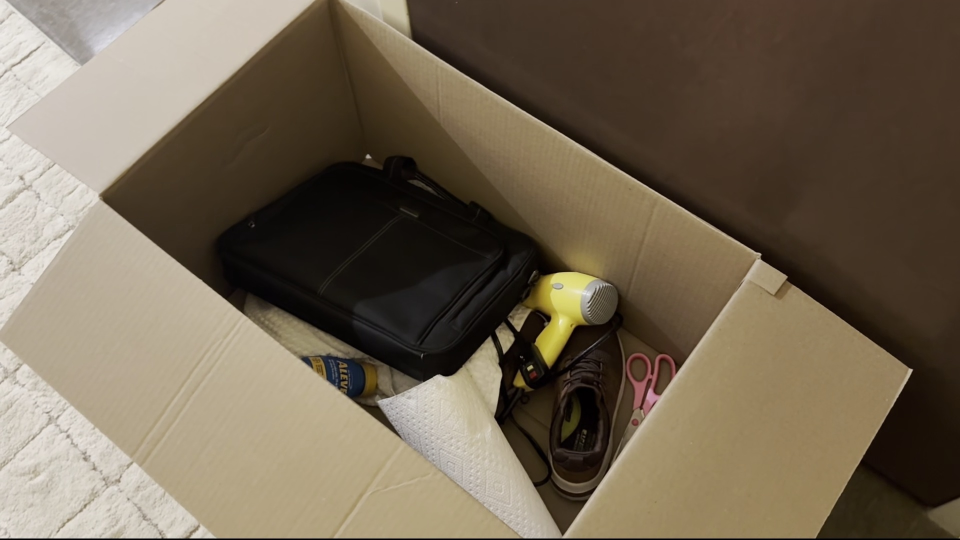
#> input picture data/exit_crops/exit_10_56.jpg, 1920 x 1080 px (shown at 1/2 size)
$ python -i image_preprocessor.py   (imports and definitions only)   (older library calls are emulated)
#> lines starting #> are read from the running program, lines starting #| are printed output that depends on the picture
##############################################
# @Author: Peter Nolan
# @Document: 'image_preprocessor.py'
#
# Description:
# Image preprocessing pipeline to improve YOLO detection quality.
# Applies sharpening, contrast enhancement, denoising, and other
# techniques to make objects more detectable.
#
##############################################

import cv2
import numpy as np
from typing import Optional, Tuple


class ImagePreprocessor:
    """
    Preprocesses images to improve YOLO detection quality.

    Techniques:
    - Sharpening (enhances edges)
    - Contrast enhancement (CLAHE)
    - Denoising (reduces noise)
    - Brightness/gamma correction
    - Upscaling (for small objects)
    """

    def __init__(self,
                 sharpen: bool = True,
                 enhance_contrast: bool = True,
                 denoise: bool = True,
                 auto_brightness: bool = True,
                 upscale_factor: float = 1.0):
        """
        Initialize preprocessor

        Args:
            sharpen: Apply unsharp masking for edge enhancement
            enhance_contrast: Apply CLAHE (Contrast Limited Adaptive Histogram Equalization)
            denoise: Apply denoising filter
            auto_brightness: Auto-adjust brightness/gamma
            upscale_factor: Upscale image (e.g., 1.5 = 150% size) - helps with small objects
        """
        self.sharpen = sharpen
        self.enhance_contrast = enhance_contrast
        self.denoise = denoise
        self.auto_brightness = auto_brightness
        self.upscale_factor = upscale_factor

    def preprocess(self, frame: np.ndarray) -> np.ndarray:
        """
        Apply full preprocessing pipeline

        Args:
            frame: Input BGR image

        Returns:
            Preprocessed BGR image
        """
        processed = frame.copy()

        # 1. Upscale if needed (do first to preserve detail)
        if self.upscale_factor > 1.0:
            processed = self._upscale(processed)

        # 2. Denoise (reduces noise before other operations)
        if self.denoise:
            processed = self._denoise(processed)

        # 3. Auto brightness/gamma correction
        if self.auto_brightness:
            processed = self._auto_brightness(processed)

        # 4. Contrast enhancement (CLAHE)
        if self.enhance_contrast:
            processed = self._enhance_contrast(processed)

        # 5. Sharpening (do last to enhance final edges)
        if self.sharpen:
            processed = self._sharpen(processed)

        return processed

    # ========================================
    # Individual preprocessing techniques
    # ========================================

    def _sharpen(self, frame: np.ndarray, strength: float = 1.5) -> np.ndarray:
        """
        Unsharp masking - makes edges crisp and objects more distinct

        Args:
            frame: Input image
            strength: Sharpening strength (1.0-3.0, higher = sharper)
        """
        # Create Gaussian blur
        blurred = cv2.GaussianBlur(frame, (0, 0), 3.0)

        # Subtract blur from original and add back
        sharpened = cv2.addWeighted(frame, 1.0 + strength, blurred, -strength, 0)

        return sharpened

    def _enhance_contrast(self, frame: np.ndarray) -> np.ndarray:
        """
        CLAHE - Adaptive histogram equalization
        Makes objects stand out from background
        """
        # Convert to LAB color space
        lab = cv2.cvtColor(frame, cv2.COLOR_BGR2LAB)
        l, a, b = cv2.split(lab)

        # Apply CLAHE to L channel
        clahe = cv2.createCLAHE(clipLimit=2.0, tileGridSize=(8, 8))
        l_enhanced = clahe.apply(l)

        # Merge and convert back
        lab_enhanced = cv2.merge([l_enhanced, a, b])
        enhanced = cv2.cvtColor(lab_enhanced, cv2.COLOR_LAB2BGR)

        return enhanced

    def _denoise(self, frame: np.ndarray) -> np.ndarray:
        """
        Non-local means denoising
        Reduces camera noise while preserving edges
        """
        denoised = cv2.fastNlMeansDenoisingColored(
            frame,
            None,
            h=10,           # Filter strength (10 is good for typical noise)
            hColor=10,      # Color component filter strength
            templateWindowSize=7,
            searchWindowSize=21
        )
        return denoised

    def _auto_brightness(self, frame: np.ndarray) -> np.ndarray:
        """
        Auto-adjust brightness using gamma correction
        Helps with underexposed or overexposed images
        """
        # Convert to grayscale to measure brightness
        gray = cv2.cvtColor(frame, cv2.COLOR_BGR2GRAY)
        mean_brightness = np.mean(gray)

        # Target brightness (128 = middle gray)
        target = 128

        if abs(mean_brightness - target) < 20:
            # Already well-exposed
            return frame

        # Calculate gamma correction factor
        # Gamma < 1 brightens, Gamma > 1 darkens
        gamma = np.log(target / 255) / np.log(mean_brightness / 255)

        # Clamp gamma to reasonable range
        gamma = np.clip(gamma, 0.5, 2.0)

        # Build lookup table
        inv_gamma = 1.0 / gamma
        table = np.array([
            ((i / 255.0) ** inv_gamma) * 255
            for i in range(256)
        ]).astype("uint8")

        # Apply gamma correction
        corrected = cv2.LUT(frame, table)

        return corrected

    # [147 lines left out: functions _upscale, apply_edge_enhancement, apply_color_pop, get_preset_config, enhance_for_detection, not called in this run]

>>> import cv2
>>> picture = cv2.imread('../../data/exit_crops/exit_10_56.jpg')
#> picture is the input picture: shape (1080, 1920, 3); mean B, G, R 83.3, 102.1, 115
>>> result = ImagePreprocessor().preprocess(picture)
#> in _auto_brightness, `gray = cv2.cvtColor(frame, cv2.COLOR_BGR2GRAY)`:
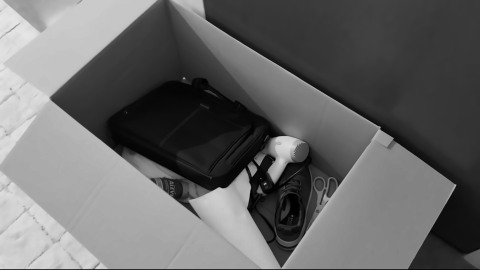
#> gray: shape (1080, 1920) (shown at 1/4 size); min 0, max 232, mean 103.6
#> in _auto_brightness, `mean_brightness = np.mean(gray)`: mean_brightness = 103.6
#> in _auto_brightness, `gamma = np.log(target / 255) / np.log(mean_brightness / 255)`: gamma = 0.765
#> in _auto_brightness, `inv_gamma = 1.0 / gamma`: inv_gamma = 1.31
#> in _auto_brightness, `table = np.array([ ((i / 255.0) ** inv_gamma) * 255 for i in range(256..`: table = 256 values from 0 to 255
#> in _auto_brightness, `corrected = cv2.LUT(frame, table)`:
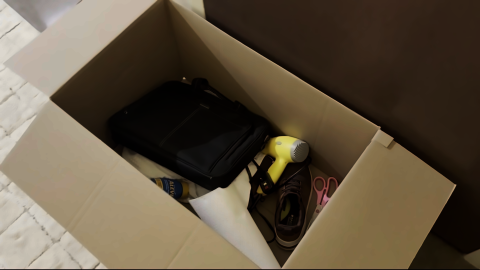
#> corrected: shape (1080, 1920, 3) (shown at 1/4 size); mean B, G, R 65.1, 83.2, 96
#> in _enhance_contrast, `l, a, b = cv2.split(lab)`:
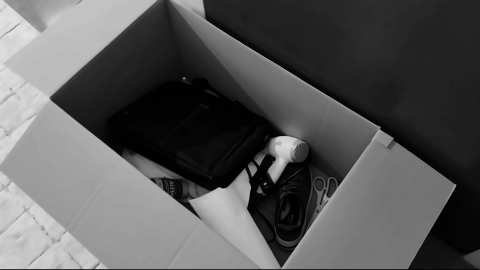
#> l: shape (1080, 1920) (shown at 1/4 size); min 0, max 229, mean 88.7
#> in _enhance_contrast, `l, a, b = cv2.split(lab)`:
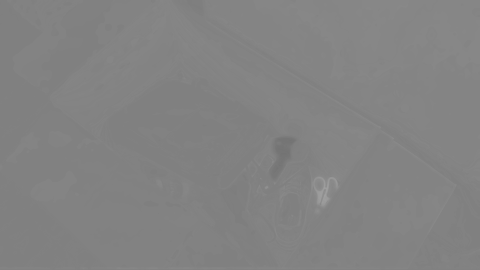
#> a: shape (1080, 1920) (shown at 1/4 size); min 114, max 163, mean 130.6
#> in _enhance_contrast, `l, a, b = cv2.split(lab)`:
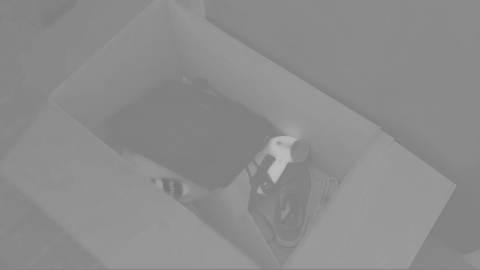
#> b: shape (1080, 1920) (shown at 1/4 size); min 112, max 190, mean 140.2
#> in _enhance_contrast, `l_enhanced = clahe.apply(l)`:
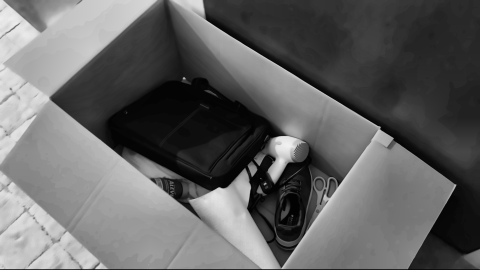
#> l_enhanced: shape (1080, 1920) (shown at 1/4 size); min 1, max 240, mean 99.3
#> in _enhance_contrast, `enhanced = cv2.cvtColor(lab_enhanced, cv2.COLOR_LAB2BGR)`:
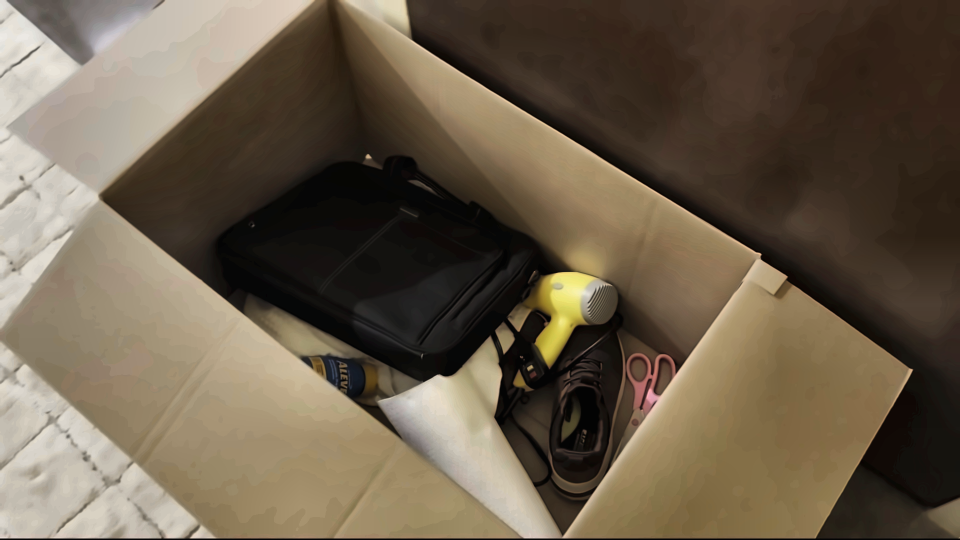
#> enhanced: shape (1080, 1920, 3) (shown at 1/2 size); mean B, G, R 74.8, 93.1, 106.4

$ run again, on data/exit_crops/exit_1_13.jpg
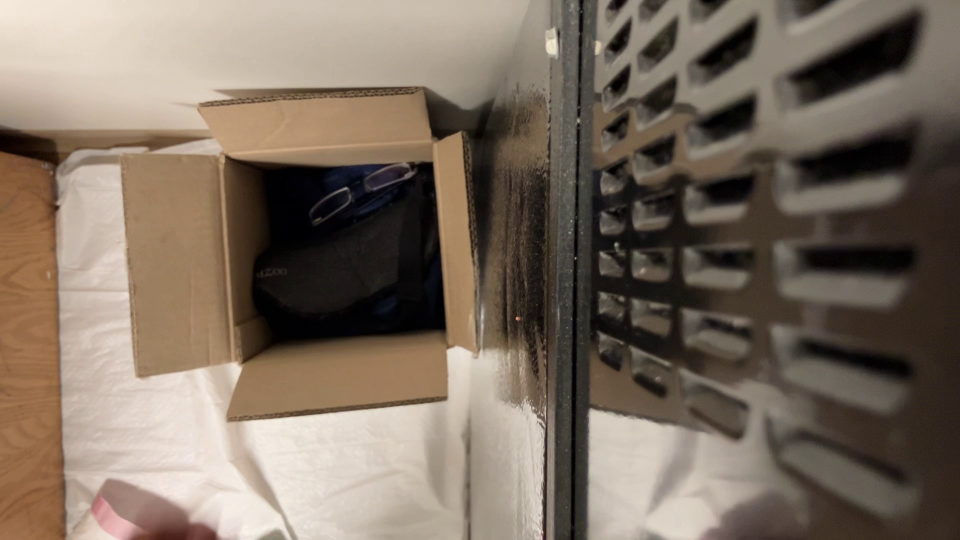
#> input picture data/exit_crops/exit_1_13.jpg, 1920 x 1080 px (shown at 1/2 size)
#> picture is the input picture: shape (1080, 1920, 3); mean B, G, R 96.4, 109.9, 123.9
#> in _auto_brightness, `gray = cv2.cvtColor(frame, cv2.COLOR_BGR2GRAY)`:
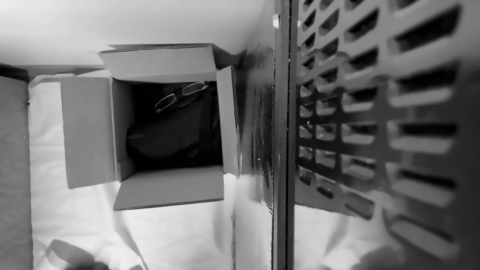
#> gray: shape (1080, 1920) (shown at 1/4 size); min 0, max 239, mean 112.3
#> mean_brightness = 112.3
#> lab: shape (1080, 1920, 3); mean of channels 0, 1, 2 117.1, 131.4, 137.6
#> lab_enhanced: shape (1080, 1920, 3); mean of channels 0, 1, 2 131.7, 131.4, 137.6
#> in _enhance_contrast, `enhanced = cv2.cvtColor(lab_enhanced, cv2.COLOR_LAB2BGR)`:
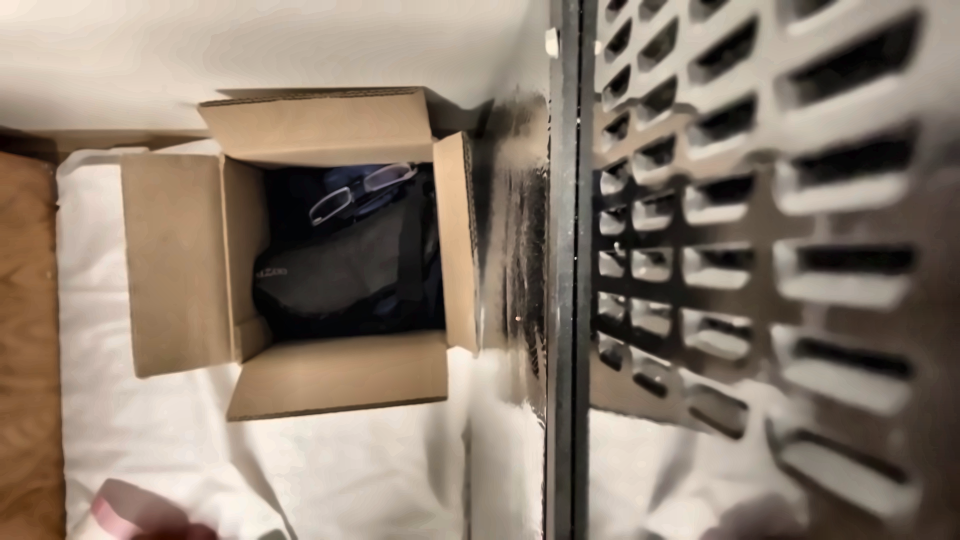
#> enhanced: shape (1080, 1920, 3) (shown at 1/2 size); mean B, G, R 109.9, 123.8, 138.3

$ run again, on data/exit_crops/exit_1_15.jpg
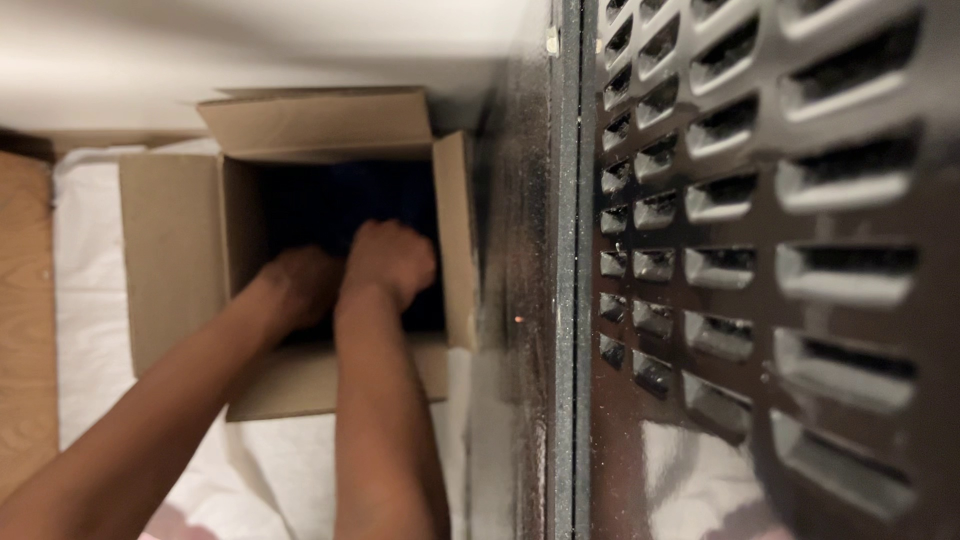
#> input picture data/exit_crops/exit_1_15.jpg, 1920 x 1080 px (shown at 1/2 size)
#> picture is the input picture: shape (1080, 1920, 3); mean B, G, R 82.8, 95.4, 111.4
#> in _auto_brightness, `gray = cv2.cvtColor(frame, cv2.COLOR_BGR2GRAY)`:
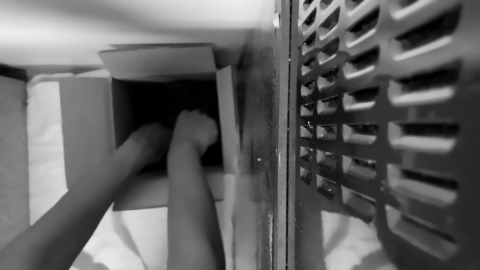
#> gray: shape (1080, 1920) (shown at 1/4 size); min 0, max 244, mean 98.4
#> mean_brightness = 98.4
#> gamma = 0.724
#> inv_gamma = 1.38
#> table = 256 values from 0 to 255
#> lab: shape (1080, 1920, 3); mean of channels 0, 1, 2 77.9, 133, 137.6
#> lab_enhanced: shape (1080, 1920, 3); mean of channels 0, 1, 2 100.8, 133, 137.6
#> in _enhance_contrast, `enhanced = cv2.cvtColor(lab_enhanced, cv2.COLOR_LAB2BGR)`:
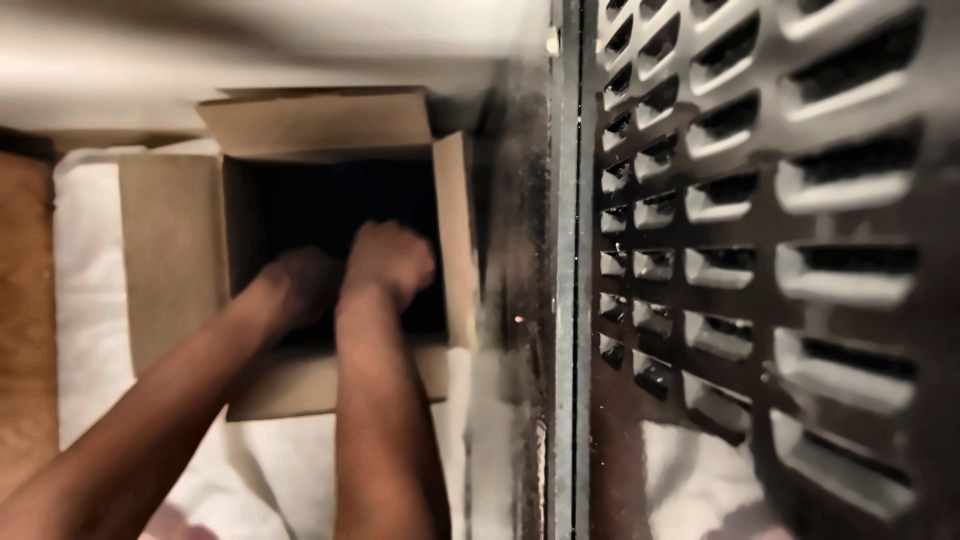
#> enhanced: shape (1080, 1920, 3) (shown at 1/2 size); mean B, G, R 80.6, 93.1, 109.8
